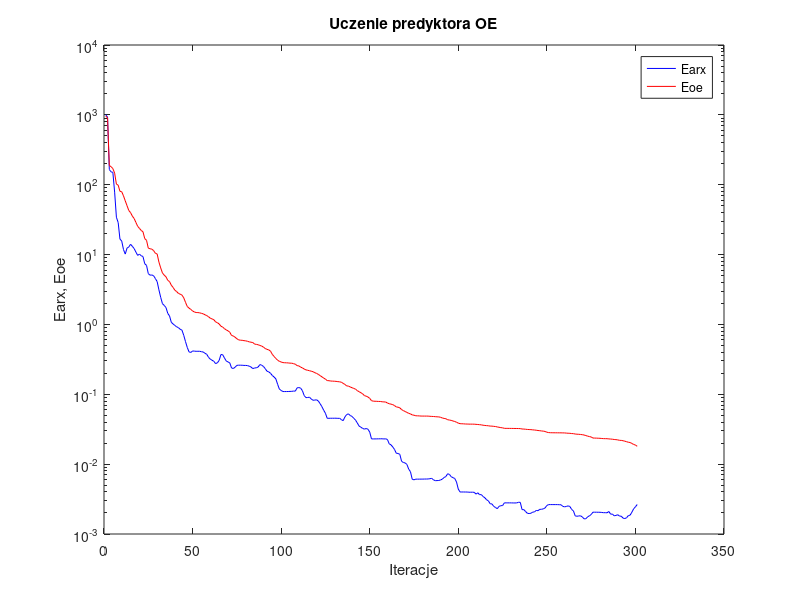
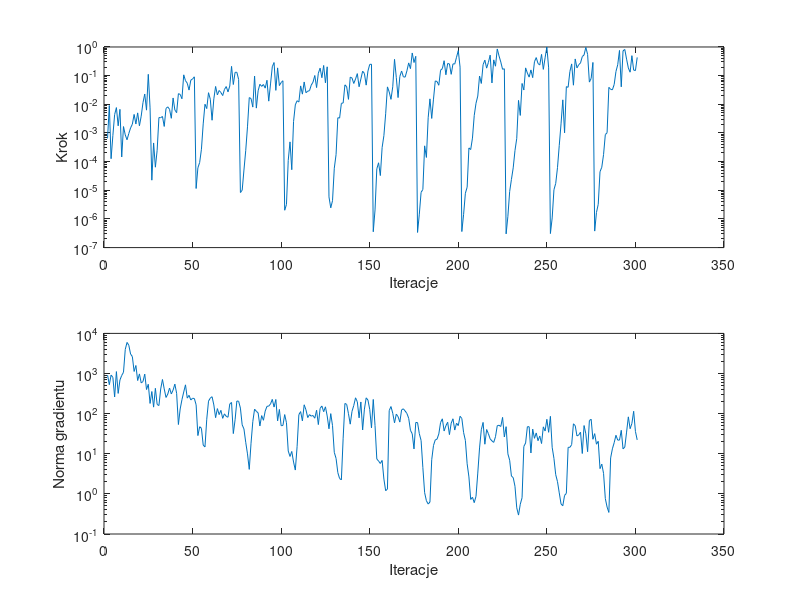

These charts were generated, in order, by the following MATLAB code:
%uczenie predyktora oe
clear all;
n=0; farx(n+1)=1.003581e+003; foe(n+1)=9.611215e+002; wspucz(n+1)=0.000000e+000; ng(n+1)=0.000000e+000;
%odnowa zmiennej metryki
n=1; farx(n+1)=9.292118e+002; foe(n+1)=9.052506e+002; krok(n+1)=6.467102e-004; ng(n+1)=9.108294e+002;
n=2; farx(n+1)=1.647960e+002; foe(n+1)=1.880960e+002; krok(n+1)=9.082851e-003; ng(n+1)=5.264689e+002;
n=3; farx(n+1)=1.529168e+002; foe(n+1)=1.811700e+002; krok(n+1)=1.264415e-004; ng(n+1)=9.125320e+002;
n=4; farx(n+1)=1.500416e+002; foe(n+1)=1.701239e+002; krok(n+1)=8.100612e-004; ng(n+1)=8.049860e+002;
n=5; farx(n+1)=7.830868e+001; foe(n+1)=1.464418e+002; krok(n+1)=4.372259e-003; ng(n+1)=2.603633e+002;
n=6; farx(n+1)=3.423090e+001; foe(n+1)=1.020329e+002; krok(n+1)=7.680234e-003; ng(n+1)=1.117123e+003;
n=7; farx(n+1)=2.875390e+001; foe(n+1)=9.866351e+001; krok(n+1)=1.776276e-003; ng(n+1)=3.193756e+002;
n=8; farx(n+1)=1.666308e+001; foe(n+1)=8.046431e+001; krok(n+1)=6.665163e-003; ng(n+1)=6.906516e+002;
n=9; farx(n+1)=1.561761e+001; foe(n+1)=7.943340e+001; krok(n+1)=1.452552e-004; ng(n+1)=8.950801e+002;
n=10; farx(n+1)=1.180180e+001; foe(n+1)=6.927549e+001; krok(n+1)=1.671680e-003; ng(n+1)=1.073536e+003;
n=11; farx(n+1)=1.016309e+001; foe(n+1)=5.876091e+001; krok(n+1)=8.547841e-004; ng(n+1)=3.989473e+003;
n=12; farx(n+1)=1.237460e+001; foe(n+1)=5.008090e+001; krok(n+1)=5.782294e-004; ng(n+1)=5.955740e+003;
n=13; farx(n+1)=1.285847e+001; foe(n+1)=4.272788e+001; krok(n+1)=9.578186e-004; ng(n+1)=5.068522e+003;
n=14; farx(n+1)=1.405126e+001; foe(n+1)=3.985908e+001; krok(n+1)=1.499941e-003; ng(n+1)=3.066107e+003;
n=15; farx(n+1)=1.312436e+001; foe(n+1)=3.552382e+001; krok(n+1)=2.019006e-003; ng(n+1)=2.644490e+003;
n=16; farx(n+1)=1.220449e+001; foe(n+1)=3.285683e+001; krok(n+1)=4.437686e-003; ng(n+1)=1.125083e+003;
n=17; farx(n+1)=1.086048e+001; foe(n+1)=2.888919e+001; krok(n+1)=2.053340e-003; ng(n+1)=1.584682e+003;
n=18; farx(n+1)=9.742159e+000; foe(n+1)=2.540825e+001; krok(n+1)=5.022246e-003; ng(n+1)=6.681081e+002;
n=19; farx(n+1)=1.013922e+001; foe(n+1)=2.372453e+001; krok(n+1)=1.779752e-003; ng(n+1)=9.782030e+002;
n=20; farx(n+1)=9.632670e+000; foe(n+1)=2.213398e+001; krok(n+1)=3.869544e-003; ng(n+1)=5.837197e+002;
n=21; farx(n+1)=9.378916e+000; foe(n+1)=2.124088e+001; krok(n+1)=1.142218e-002; ng(n+1)=6.305481e+002;
n=22; farx(n+1)=7.385072e+000; foe(n+1)=1.690591e+001; krok(n+1)=2.284436e-002; ng(n+1)=9.666178e+002;
n=23; farx(n+1)=7.011218e+000; foe(n+1)=1.602564e+001; krok(n+1)=6.256921e-003; ng(n+1)=3.988353e+002;
n=24; farx(n+1)=5.338659e+000; foe(n+1)=1.236151e+001; krok(n+1)=1.111619e-001; ng(n+1)=5.393672e+002;
n=25; farx(n+1)=5.068166e+000; foe(n+1)=1.211622e+001; krok(n+1)=7.505960e-003; ng(n+1)=1.794476e+002;
%odnowa zmiennej metryki
n=26; farx(n+1)=5.110000e+000; foe(n+1)=1.195582e+001; krok(n+1)=2.253084e-005; ng(n+1)=3.558744e+002;
n=27; farx(n+1)=4.976035e+000; foe(n+1)=1.140289e+001; krok(n+1)=4.482666e-004; ng(n+1)=1.452806e+002;
n=28; farx(n+1)=4.536916e+000; foe(n+1)=1.043179e+001; krok(n+1)=6.391351e-005; ng(n+1)=4.278799e+002;
n=29; farx(n+1)=4.107065e+000; foe(n+1)=1.020486e+001; krok(n+1)=2.497184e-004; ng(n+1)=1.698773e+002;
n=30; farx(n+1)=3.127262e+000; foe(n+1)=7.807361e+000; krok(n+1)=3.446556e-003; ng(n+1)=1.589602e+002;
n=31; farx(n+1)=2.443182e+000; foe(n+1)=6.446689e+000; krok(n+1)=3.409149e-003; ng(n+1)=4.106065e+002;
n=32; farx(n+1)=1.980692e+000; foe(n+1)=5.450604e+000; krok(n+1)=3.758503e-003; ng(n+1)=7.100503e+002;
n=33; farx(n+1)=1.872583e+000; foe(n+1)=5.074941e+000; krok(n+1)=1.688016e-003; ng(n+1)=4.131022e+002;
n=34; farx(n+1)=1.741909e+000; foe(n+1)=4.805572e+000; krok(n+1)=7.172266e-003; ng(n+1)=2.531195e+002;
n=35; farx(n+1)=1.437958e+000; foe(n+1)=4.275083e+000; krok(n+1)=8.155298e-003; ng(n+1)=3.068952e+002;
n=36; farx(n+1)=1.321073e+000; foe(n+1)=4.103410e+000; krok(n+1)=6.669234e-003; ng(n+1)=4.349246e+002;
n=37; farx(n+1)=1.071671e+000; foe(n+1)=3.641693e+000; krok(n+1)=3.248447e-003; ng(n+1)=3.095270e+002;
n=38; farx(n+1)=1.016264e+000; foe(n+1)=3.386388e+000; krok(n+1)=1.664870e-002; ng(n+1)=3.867170e+002;
n=39; farx(n+1)=9.661502e-001; foe(n+1)=3.088810e+000; krok(n+1)=6.353015e-003; ng(n+1)=5.441632e+002;
n=40; farx(n+1)=9.256311e-001; foe(n+1)=2.955901e+000; krok(n+1)=5.107684e-003; ng(n+1)=3.214362e+002;
n=41; farx(n+1)=8.994701e-001; foe(n+1)=2.782882e+000; krok(n+1)=2.351765e-002; ng(n+1)=5.352045e+001;
n=42; farx(n+1)=8.518967e-001; foe(n+1)=2.710971e+000; krok(n+1)=2.219272e-002; ng(n+1)=1.307587e+002;
n=43; farx(n+1)=8.286948e-001; foe(n+1)=2.630478e+000; krok(n+1)=1.561084e-002; ng(n+1)=2.227616e+002;
n=44; farx(n+1)=6.999341e-001; foe(n+1)=2.408499e+000; krok(n+1)=1.067078e-001; ng(n+1)=3.452688e+002;
n=45; farx(n+1)=5.688303e-001; foe(n+1)=2.075565e+000; krok(n+1)=6.680629e-002; ng(n+1)=5.222151e+002;
n=46; farx(n+1)=4.687276e-001; foe(n+1)=1.807382e+000; krok(n+1)=5.442027e-002; ng(n+1)=2.438098e+002;
n=47; farx(n+1)=4.049740e-001; foe(n+1)=1.712209e+000; krok(n+1)=3.134015e-002; ng(n+1)=2.863276e+002;
n=48; farx(n+1)=3.969936e-001; foe(n+1)=1.640533e+000; krok(n+1)=6.963444e-002; ng(n+1)=2.186270e+002;
n=49; farx(n+1)=4.169953e-001; foe(n+1)=1.558452e+000; krok(n+1)=7.672268e-002; ng(n+1)=2.417567e+002;
n=50; farx(n+1)=4.148196e-001; foe(n+1)=1.509218e+000; krok(n+1)=9.089589e-002; ng(n+1)=2.382157e+002;
%odnowa zmiennej metryki
n=51; farx(n+1)=4.124225e-001; foe(n+1)=1.480379e+000; krok(n+1)=1.153689e-005; ng(n+1)=1.663090e+002;
n=52; farx(n+1)=4.127525e-001; foe(n+1)=1.477660e+000; krok(n+1)=6.094597e-005; ng(n+1)=2.839195e+001;
n=53; farx(n+1)=4.128619e-001; foe(n+1)=1.465914e+000; krok(n+1)=9.339144e-005; ng(n+1)=4.724747e+001;
n=54; farx(n+1)=4.068329e-001; foe(n+1)=1.441072e+000; krok(n+1)=2.702675e-004; ng(n+1)=4.304642e+001;
n=55; farx(n+1)=4.033904e-001; foe(n+1)=1.419305e+000; krok(n+1)=2.075244e-003; ng(n+1)=1.653157e+001;
n=56; farx(n+1)=3.863302e-001; foe(n+1)=1.375208e+000; krok(n+1)=1.005588e-002; ng(n+1)=1.478924e+001;
n=57; farx(n+1)=3.734432e-001; foe(n+1)=1.338168e+000; krok(n+1)=7.088910e-003; ng(n+1)=7.252095e+001;
n=58; farx(n+1)=3.384335e-001; foe(n+1)=1.289656e+000; krok(n+1)=2.541206e-002; ng(n+1)=2.048042e+002;
n=59; farx(n+1)=3.187099e-001; foe(n+1)=1.227181e+000; krok(n+1)=1.506159e-002; ng(n+1)=2.438909e+002;
n=60; farx(n+1)=3.070138e-001; foe(n+1)=1.199560e+000; krok(n+1)=2.778799e-003; ng(n+1)=2.643790e+002;
n=61; farx(n+1)=2.967579e-001; foe(n+1)=1.169284e+000; krok(n+1)=1.551403e-002; ng(n+1)=1.649326e+002;
n=62; farx(n+1)=2.747199e-001; foe(n+1)=1.086738e+000; krok(n+1)=4.194258e-002; ng(n+1)=7.933869e+001;
n=63; farx(n+1)=2.821648e-001; foe(n+1)=1.059553e+000; krok(n+1)=2.128042e-002; ng(n+1)=1.335557e+002;
n=64; farx(n+1)=3.053014e-001; foe(n+1)=1.015453e+000; krok(n+1)=3.034235e-002; ng(n+1)=9.463735e+001;
n=65; farx(n+1)=3.708001e-001; foe(n+1)=9.436072e-001; krok(n+1)=2.570124e-002; ng(n+1)=1.207477e+002;
n=66; farx(n+1)=3.687013e-001; foe(n+1)=9.166952e-001; krok(n+1)=2.015462e-002; ng(n+1)=7.635272e+001;
n=67; farx(n+1)=3.307478e-001; foe(n+1)=8.696021e-001; krok(n+1)=3.300845e-002; ng(n+1)=9.882014e+001;
n=68; farx(n+1)=3.001735e-001; foe(n+1)=8.357196e-001; krok(n+1)=4.158324e-002; ng(n+1)=8.552028e+001;
n=69; farx(n+1)=2.904815e-001; foe(n+1)=8.097933e-001; krok(n+1)=2.710756e-002; ng(n+1)=8.129726e+001;
n=70; farx(n+1)=2.815342e-001; foe(n+1)=7.733315e-001; krok(n+1)=4.346837e-002; ng(n+1)=1.741987e+002;
n=71; farx(n+1)=2.380187e-001; foe(n+1)=6.955095e-001; krok(n+1)=2.106628e-001; ng(n+1)=1.897907e+002;
n=72; farx(n+1)=2.340347e-001; foe(n+1)=6.834146e-001; krok(n+1)=4.904612e-002; ng(n+1)=3.186315e+001;
n=73; farx(n+1)=2.441017e-001; foe(n+1)=6.556597e-001; krok(n+1)=1.305790e-001; ng(n+1)=7.042504e+001;
n=74; farx(n+1)=2.594374e-001; foe(n+1)=6.244525e-001; krok(n+1)=1.307960e-001; ng(n+1)=2.067387e+002;
n=75; farx(n+1)=2.610776e-001; foe(n+1)=6.018431e-001; krok(n+1)=7.356694e-002; ng(n+1)=2.032718e+002;
%odnowa zmiennej metryki
n=76; farx(n+1)=2.608015e-001; foe(n+1)=5.943024e-001; krok(n+1)=8.333245e-006; ng(n+1)=1.375209e+002;
n=77; farx(n+1)=2.604672e-001; foe(n+1)=5.928597e-001; krok(n+1)=1.001618e-005; ng(n+1)=5.253834e+001;
n=78; farx(n+1)=2.589164e-001; foe(n+1)=5.860411e-001; krok(n+1)=5.075699e-005; ng(n+1)=4.162021e+001;
n=79; farx(n+1)=2.589735e-001; foe(n+1)=5.820898e-001; krok(n+1)=2.411330e-004; ng(n+1)=1.935535e+001;
n=80; farx(n+1)=2.574992e-001; foe(n+1)=5.736724e-001; krok(n+1)=1.635770e-003; ng(n+1)=9.932511e+000;
n=81; farx(n+1)=2.524235e-001; foe(n+1)=5.630118e-001; krok(n+1)=1.716139e-002; ng(n+1)=4.082462e+000;
n=82; farx(n+1)=2.457084e-001; foe(n+1)=5.564443e-001; krok(n+1)=1.586441e-002; ng(n+1)=1.830875e+001;
n=83; farx(n+1)=2.332875e-001; foe(n+1)=5.506913e-001; krok(n+1)=7.993461e-003; ng(n+1)=6.330094e+001;
n=84; farx(n+1)=2.379706e-001; foe(n+1)=5.231238e-001; krok(n+1)=9.636975e-002; ng(n+1)=1.294613e+002;
n=85; farx(n+1)=2.397565e-001; foe(n+1)=5.182328e-001; krok(n+1)=7.366454e-003; ng(n+1)=1.140606e+002;
n=86; farx(n+1)=2.455030e-001; foe(n+1)=5.120809e-001; krok(n+1)=2.967304e-002; ng(n+1)=1.046967e+002;
n=87; farx(n+1)=2.662068e-001; foe(n+1)=5.000554e-001; krok(n+1)=5.005537e-002; ng(n+1)=4.927072e+001;
n=88; farx(n+1)=2.610710e-001; foe(n+1)=4.904800e-001; krok(n+1)=4.218186e-002; ng(n+1)=8.926510e+001;
n=89; farx(n+1)=2.502067e-001; foe(n+1)=4.737283e-001; krok(n+1)=4.904612e-002; ng(n+1)=6.832867e+001;
n=90; farx(n+1)=2.333659e-001; foe(n+1)=4.525029e-001; krok(n+1)=3.663180e-002; ng(n+1)=1.156548e+002;
n=91; farx(n+1)=2.140561e-001; foe(n+1)=4.399005e-001; krok(n+1)=6.900644e-002; ng(n+1)=1.521998e+002;
n=92; farx(n+1)=2.093695e-001; foe(n+1)=4.321662e-001; krok(n+1)=1.289397e-002; ng(n+1)=1.540524e+002;
n=93; farx(n+1)=1.998871e-001; foe(n+1)=4.147250e-001; krok(n+1)=5.131523e-002; ng(n+1)=1.745633e+002;
n=94; farx(n+1)=1.858542e-001; foe(n+1)=3.730811e-001; krok(n+1)=2.045255e-001; ng(n+1)=2.266052e+002;
n=95; farx(n+1)=1.769030e-001; foe(n+1)=3.483448e-001; krok(n+1)=2.863419e-001; ng(n+1)=1.456161e+002;
n=96; farx(n+1)=1.664336e-001; foe(n+1)=3.254470e-001; krok(n+1)=3.065020e-002; ng(n+1)=2.252467e+002;
n=97; farx(n+1)=1.392814e-001; foe(n+1)=3.079014e-001; krok(n+1)=1.865388e-001; ng(n+1)=6.603224e+001;
n=98; farx(n+1)=1.184512e-001; foe(n+1)=2.961842e-001; krok(n+1)=4.502187e-002; ng(n+1)=1.272974e+002;
n=99; farx(n+1)=1.135275e-001; foe(n+1)=2.900774e-001; krok(n+1)=5.753341e-002; ng(n+1)=5.005860e+001;
n=100; farx(n+1)=1.094688e-001; foe(n+1)=2.842431e-001; krok(n+1)=6.640781e-002; ng(n+1)=5.066506e+001;
%odnowa zmiennej metryki
n=101; farx(n+1)=1.094436e-001; foe(n+1)=2.828263e-001; krok(n+1)=2.011017e-006; ng(n+1)=9.475255e+001;
n=102; farx(n+1)=1.094875e-001; foe(n+1)=2.822313e-001; krok(n+1)=3.185985e-006; ng(n+1)=5.938183e+001;
n=103; farx(n+1)=1.095729e-001; foe(n+1)=2.811515e-001; krok(n+1)=1.098766e-004; ng(n+1)=1.172315e+001;
n=104; farx(n+1)=1.100081e-001; foe(n+1)=2.790247e-001; krok(n+1)=4.884852e-004; ng(n+1)=8.574024e+000;
n=105; farx(n+1)=1.101637e-001; foe(n+1)=2.787148e-001; krok(n+1)=5.219632e-005; ng(n+1)=1.141562e+001;
n=106; farx(n+1)=1.112756e-001; foe(n+1)=2.743105e-001; krok(n+1)=2.501815e-003; ng(n+1)=6.220459e+000;
n=107; farx(n+1)=1.109817e-001; foe(n+1)=2.695659e-001; krok(n+1)=9.566232e-003; ng(n+1)=3.924111e+000;
n=108; farx(n+1)=1.235741e-001; foe(n+1)=2.573510e-001; krok(n+1)=1.333847e-002; ng(n+1)=1.499776e+001;
n=109; farx(n+1)=1.248332e-001; foe(n+1)=2.548521e-001; krok(n+1)=1.199493e-002; ng(n+1)=9.430573e+001;
n=110; farx(n+1)=1.226188e-001; foe(n+1)=2.448156e-001; krok(n+1)=4.382471e-002; ng(n+1)=1.124451e+002;
n=111; farx(n+1)=1.126494e-001; foe(n+1)=2.387024e-001; krok(n+1)=2.262062e-002; ng(n+1)=6.601720e+001;
n=112; farx(n+1)=9.597568e-002; foe(n+1)=2.301766e-001; krok(n+1)=6.021814e-002; ng(n+1)=1.662132e+002;
n=113; farx(n+1)=8.953393e-002; foe(n+1)=2.235935e-001; krok(n+1)=2.541206e-002; ng(n+1)=1.248628e+002;
n=114; farx(n+1)=8.996104e-002; foe(n+1)=2.205360e-001; krok(n+1)=2.867438e-002; ng(n+1)=7.987677e+001;
n=115; farx(n+1)=9.084339e-002; foe(n+1)=2.174439e-001; krok(n+1)=2.992730e-002; ng(n+1)=9.455803e+001;
n=116; farx(n+1)=8.563921e-002; foe(n+1)=2.140842e-001; krok(n+1)=4.681906e-002; ng(n+1)=8.643463e+001;
n=117; farx(n+1)=8.207059e-002; foe(n+1)=2.105036e-001; krok(n+1)=5.954236e-002; ng(n+1)=8.990039e+001;
n=118; farx(n+1)=8.267088e-002; foe(n+1)=2.039513e-001; krok(n+1)=1.011873e-001; ng(n+1)=7.694197e+001;
n=119; farx(n+1)=8.338675e-002; foe(n+1)=1.989234e-001; krok(n+1)=3.830459e-002; ng(n+1)=1.216215e+002;
n=120; farx(n+1)=8.003399e-002; foe(n+1)=1.927178e-001; krok(n+1)=1.218112e-001; ng(n+1)=5.337401e+001;
n=121; farx(n+1)=7.337966e-002; foe(n+1)=1.851185e-001; krok(n+1)=1.827549e-001; ng(n+1)=1.356677e+002;
n=122; farx(n+1)=6.657876e-002; foe(n+1)=1.778754e-001; krok(n+1)=8.452792e-002; ng(n+1)=1.547311e+002;
n=123; farx(n+1)=5.925744e-002; foe(n+1)=1.705759e-001; krok(n+1)=2.268451e-001; ng(n+1)=1.117234e+002;
n=124; farx(n+1)=5.346306e-002; foe(n+1)=1.649340e-001; krok(n+1)=5.623415e-002; ng(n+1)=1.478520e+002;
n=125; farx(n+1)=4.530749e-002; foe(n+1)=1.571140e-001; krok(n+1)=2.031949e-001; ng(n+1)=8.717061e+001;
%odnowa zmiennej metryki
n=126; farx(n+1)=4.534083e-002; foe(n+1)=1.564405e-001; krok(n+1)=5.874564e-006; ng(n+1)=4.190852e+001;
n=127; farx(n+1)=4.540787e-002; foe(n+1)=1.548290e-001; krok(n+1)=2.441629e-006; ng(n+1)=1.000235e+002;
n=128; farx(n+1)=4.541388e-002; foe(n+1)=1.542966e-001; krok(n+1)=4.333677e-006; ng(n+1)=5.023420e+001;
n=129; farx(n+1)=4.540950e-002; foe(n+1)=1.538290e-001; krok(n+1)=5.883434e-005; ng(n+1)=1.083209e+001;
n=130; farx(n+1)=4.547856e-002; foe(n+1)=1.531034e-001; krok(n+1)=1.752622e-004; ng(n+1)=7.668028e+000;
n=131; farx(n+1)=4.521217e-002; foe(n+1)=1.517320e-001; krok(n+1)=3.401267e-003; ng(n+1)=3.384417e+000;
n=132; farx(n+1)=4.537956e-002; foe(n+1)=1.508880e-001; krok(n+1)=3.303309e-003; ng(n+1)=2.414726e+000;
n=133; farx(n+1)=4.339693e-002; foe(n+1)=1.487805e-001; krok(n+1)=1.082825e-002; ng(n+1)=2.235129e+000;
n=134; farx(n+1)=4.190919e-002; foe(n+1)=1.433779e-001; krok(n+1)=1.109636e-002; ng(n+1)=2.442027e+001;
n=135; farx(n+1)=4.744344e-002; foe(n+1)=1.383562e-001; krok(n+1)=4.781642e-002; ng(n+1)=1.792996e+002;
n=136; farx(n+1)=5.131860e-002; foe(n+1)=1.318778e-001; krok(n+1)=4.077788e-002; ng(n+1)=1.696657e+002;
n=137; farx(n+1)=5.244811e-002; foe(n+1)=1.309900e-001; krok(n+1)=1.488820e-002; ng(n+1)=9.980596e+001;
n=138; farx(n+1)=4.968396e-002; foe(n+1)=1.273265e-001; krok(n+1)=8.877087e-002; ng(n+1)=5.467106e+001;
n=139; farx(n+1)=4.823823e-002; foe(n+1)=1.242126e-001; krok(n+1)=8.277891e-002; ng(n+1)=1.139633e+002;
n=140; farx(n+1)=4.532955e-002; foe(n+1)=1.213226e-001; krok(n+1)=5.335388e-002; ng(n+1)=1.599037e+002;
n=141; farx(n+1)=4.265149e-002; foe(n+1)=1.184524e-001; krok(n+1)=7.660919e-002; ng(n+1)=2.481589e+002;
n=142; farx(n+1)=3.882535e-002; foe(n+1)=1.127758e-001; krok(n+1)=1.176675e-001; ng(n+1)=1.973610e+002;
n=143; farx(n+1)=3.507655e-002; foe(n+1)=1.088862e-001; krok(n+1)=4.095813e-002; ng(n+1)=7.853420e+001;
n=144; farx(n+1)=3.380010e-002; foe(n+1)=1.053897e-001; krok(n+1)=7.636705e-002; ng(n+1)=1.954389e+002;
n=145; farx(n+1)=3.247535e-002; foe(n+1)=1.016122e-001; krok(n+1)=1.434696e-001; ng(n+1)=3.923095e+001;
n=146; farx(n+1)=3.170942e-002; foe(n+1)=9.575459e-002; krok(n+1)=1.191056e-001; ng(n+1)=1.295929e+002;
n=147; farx(n+1)=3.239054e-002; foe(n+1)=9.401958e-002; krok(n+1)=4.663470e-002; ng(n+1)=2.474569e+002;
n=148; farx(n+1)=3.159467e-002; foe(n+1)=9.145992e-002; krok(n+1)=1.447238e-001; ng(n+1)=2.175471e+002;
n=149; farx(n+1)=2.877972e-002; foe(n+1)=8.745735e-002; krok(n+1)=2.464885e-001; ng(n+1)=1.279510e+002;
n=150; farx(n+1)=2.298102e-002; foe(n+1)=8.104615e-002; krok(n+1)=2.507999e-001; ng(n+1)=4.411483e+001;
%odnowa zmiennej metryki
n=151; farx(n+1)=2.297076e-002; foe(n+1)=7.975757e-002; krok(n+1)=3.571463e-007; ng(n+1)=2.256836e+002;
n=152; farx(n+1)=2.297781e-002; foe(n+1)=7.948682e-002; krok(n+1)=2.061399e-006; ng(n+1)=5.049439e+001;
n=153; farx(n+1)=2.299882e-002; foe(n+1)=7.930920e-002; krok(n+1)=5.582033e-005; ng(n+1)=7.421703e+000;
n=154; farx(n+1)=2.303954e-002; foe(n+1)=7.899087e-002; krok(n+1)=9.108340e-005; ng(n+1)=6.569284e+000;
n=155; farx(n+1)=2.304983e-002; foe(n+1)=7.892445e-002; krok(n+1)=3.262026e-005; ng(n+1)=5.730204e+000;
n=156; farx(n+1)=2.308084e-002; foe(n+1)=7.813760e-002; krok(n+1)=3.095029e-004; ng(n+1)=6.822033e+000;
n=157; farx(n+1)=2.293424e-002; foe(n+1)=7.779336e-002; krok(n+1)=8.062699e-004; ng(n+1)=2.343276e+000;
n=158; farx(n+1)=2.305549e-002; foe(n+1)=7.752344e-002; krok(n+1)=4.663178e-003; ng(n+1)=1.197853e+000;
n=159; farx(n+1)=2.254567e-002; foe(n+1)=7.501842e-002; krok(n+1)=4.050274e-002; ng(n+1)=1.321383e+000;
n=160; farx(n+1)=1.955452e-002; foe(n+1)=7.326425e-002; krok(n+1)=2.712333e-002; ng(n+1)=1.192881e+002;
n=161; farx(n+1)=1.890367e-002; foe(n+1)=7.228885e-002; krok(n+1)=1.488820e-002; ng(n+1)=1.502807e+002;
n=162; farx(n+1)=1.762879e-002; foe(n+1)=7.112605e-002; krok(n+1)=4.076532e-002; ng(n+1)=1.023365e+002;
n=163; farx(n+1)=1.623433e-002; foe(n+1)=6.892588e-002; krok(n+1)=3.706964e-001; ng(n+1)=5.901521e+001;
n=164; farx(n+1)=1.431069e-002; foe(n+1)=6.592739e-002; krok(n+1)=8.662598e-002; ng(n+1)=9.693058e+001;
n=165; farx(n+1)=1.422712e-002; foe(n+1)=6.534686e-002; krok(n+1)=1.715934e-002; ng(n+1)=8.437689e+001;
n=166; farx(n+1)=1.380703e-002; foe(n+1)=6.397094e-002; krok(n+1)=9.363811e-002; ng(n+1)=6.156994e+001;
n=167; farx(n+1)=1.096024e-002; foe(n+1)=6.036503e-002; krok(n+1)=1.452645e-001; ng(n+1)=1.244286e+002;
n=168; farx(n+1)=1.056337e-002; foe(n+1)=5.841746e-002; krok(n+1)=9.111837e-002; ng(n+1)=1.317597e+002;
n=169; farx(n+1)=1.040199e-002; foe(n+1)=5.672746e-002; krok(n+1)=8.877087e-002; ng(n+1)=1.162522e+002;
n=170; farx(n+1)=9.903508e-003; foe(n+1)=5.498891e-002; krok(n+1)=1.473741e-001; ng(n+1)=1.009725e+002;
n=171; farx(n+1)=8.490667e-003; foe(n+1)=5.337685e-002; krok(n+1)=2.785378e-001; ng(n+1)=7.662287e+001;
n=172; farx(n+1)=7.792689e-003; foe(n+1)=5.241663e-002; krok(n+1)=1.755320e-001; ng(n+1)=3.839784e+001;
n=173; farx(n+1)=6.072593e-003; foe(n+1)=5.068456e-002; krok(n+1)=6.183220e-001; ng(n+1)=3.144335e+001;
n=174; farx(n+1)=5.964139e-003; foe(n+1)=5.017708e-002; krok(n+1)=2.869393e-001; ng(n+1)=1.319395e+001;
n=175; farx(n+1)=6.098464e-003; foe(n+1)=4.926901e-002; krok(n+1)=4.726961e-001; ng(n+1)=6.018328e+001;
%odnowa zmiennej metryki
n=176; farx(n+1)=6.098200e-003; foe(n+1)=4.917435e-002; krok(n+1)=3.377220e-007; ng(n+1)=5.987351e+001;
n=177; farx(n+1)=6.101937e-003; foe(n+1)=4.903936e-002; krok(n+1)=1.469095e-006; ng(n+1)=3.166947e+001;
n=178; farx(n+1)=6.106609e-003; foe(n+1)=4.877733e-002; krok(n+1)=8.501198e-006; ng(n+1)=2.146669e+001;
n=179; farx(n+1)=6.106437e-003; foe(n+1)=4.876591e-002; krok(n+1)=1.061240e-005; ng(n+1)=4.511313e+000;
n=180; farx(n+1)=6.122987e-003; foe(n+1)=4.874233e-002; krok(n+1)=3.551278e-004; ng(n+1)=1.069704e+000;
n=181; farx(n+1)=6.123653e-003; foe(n+1)=4.874002e-002; krok(n+1)=1.398154e-004; ng(n+1)=6.747131e-001;
n=182; farx(n+1)=6.136236e-003; foe(n+1)=4.870944e-002; krok(n+1)=3.400118e-003; ng(n+1)=5.576535e-001;
n=183; farx(n+1)=6.190224e-003; foe(n+1)=4.840395e-002; krok(n+1)=1.548166e-002; ng(n+1)=6.275775e-001;
n=184; farx(n+1)=6.255263e-003; foe(n+1)=4.822078e-002; krok(n+1)=3.209934e-003; ng(n+1)=7.102827e+000;
n=185; farx(n+1)=5.965118e-003; foe(n+1)=4.808592e-002; krok(n+1)=1.513348e-002; ng(n+1)=1.606892e+001;
n=186; farx(n+1)=5.793539e-003; foe(n+1)=4.782867e-002; krok(n+1)=6.539800e-002; ng(n+1)=2.217855e+001;
n=187; farx(n+1)=5.818251e-003; foe(n+1)=4.759212e-002; krok(n+1)=6.252611e-002; ng(n+1)=2.313164e+001;
n=188; farx(n+1)=5.837648e-003; foe(n+1)=4.746637e-002; krok(n+1)=4.614317e-002; ng(n+1)=3.117096e+001;
n=189; farx(n+1)=5.938374e-003; foe(n+1)=4.683446e-002; krok(n+1)=1.549330e-001; ng(n+1)=6.019662e+001;
n=190; farx(n+1)=6.108383e-003; foe(n+1)=4.580888e-002; krok(n+1)=1.755320e-001; ng(n+1)=7.428766e+001;
n=191; farx(n+1)=6.439535e-003; foe(n+1)=4.512475e-002; krok(n+1)=3.321888e-001; ng(n+1)=3.692175e+001;
n=192; farx(n+1)=6.649813e-003; foe(n+1)=4.467306e-002; krok(n+1)=1.072012e-001; ng(n+1)=4.987383e+001;
n=193; farx(n+1)=7.291491e-003; foe(n+1)=4.323690e-002; krok(n+1)=2.656312e-001; ng(n+1)=6.109765e+001;
n=194; farx(n+1)=7.119444e-003; foe(n+1)=4.280275e-002; krok(n+1)=2.569287e-001; ng(n+1)=3.000163e+001;
n=195; farx(n+1)=6.617497e-003; foe(n+1)=4.228892e-002; krok(n+1)=1.111619e-001; ng(n+1)=5.798513e+001;
n=196; farx(n+1)=6.403600e-003; foe(n+1)=4.148351e-002; krok(n+1)=2.584327e-001; ng(n+1)=7.441042e+001;
n=197; farx(n+1)=6.235238e-003; foe(n+1)=4.079688e-002; krok(n+1)=2.538306e-001; ng(n+1)=3.895863e+001;
n=198; farx(n+1)=5.549725e-003; foe(n+1)=3.979965e-002; krok(n+1)=4.386596e-001; ng(n+1)=5.774826e+001;
n=199; farx(n+1)=4.395384e-003; foe(n+1)=3.865984e-002; krok(n+1)=7.461831e-001; ng(n+1)=5.037670e+001;
n=200; farx(n+1)=3.993918e-003; foe(n+1)=3.797038e-002; krok(n+1)=1.981883e-001; ng(n+1)=8.596191e+001;
%odnowa zmiennej metryki
n=201; farx(n+1)=3.994832e-003; foe(n+1)=3.785320e-002; krok(n+1)=3.629435e-007; ng(n+1)=7.589916e+001;
n=202; farx(n+1)=3.995201e-003; foe(n+1)=3.776249e-002; krok(n+1)=1.443225e-006; ng(n+1)=3.369131e+001;
n=203; farx(n+1)=3.989550e-003; foe(n+1)=3.754193e-002; krok(n+1)=7.903027e-006; ng(n+1)=2.148614e+001;
n=204; farx(n+1)=3.989585e-003; foe(n+1)=3.751615e-002; krok(n+1)=1.278344e-005; ng(n+1)=5.626093e+000;
n=205; farx(n+1)=3.964034e-003; foe(n+1)=3.739268e-002; krok(n+1)=3.011518e-004; ng(n+1)=2.650799e+000;
n=206; farx(n+1)=3.963102e-003; foe(n+1)=3.738778e-002; krok(n+1)=2.630324e-004; ng(n+1)=7.278610e-001;
n=207; farx(n+1)=3.967495e-003; foe(n+1)=3.736765e-002; krok(n+1)=6.617550e-004; ng(n+1)=8.254580e-001;
n=208; farx(n+1)=3.950740e-003; foe(n+1)=3.733418e-002; krok(n+1)=4.055547e-003; ng(n+1)=6.044855e-001;
n=209; farx(n+1)=3.724076e-003; foe(n+1)=3.713111e-002; krok(n+1)=1.086709e-002; ng(n+1)=8.685867e-001;
n=210; farx(n+1)=3.891068e-003; foe(n+1)=3.695288e-002; krok(n+1)=1.938023e-002; ng(n+1)=3.298299e+000;
n=211; farx(n+1)=3.655452e-003; foe(n+1)=3.674379e-002; krok(n+1)=9.704432e-002; ng(n+1)=1.397448e+001;
n=212; farx(n+1)=3.665928e-003; foe(n+1)=3.650521e-002; krok(n+1)=5.335388e-002; ng(n+1)=3.986350e+001;
n=213; farx(n+1)=3.441952e-003; foe(n+1)=3.607903e-002; krok(n+1)=2.418674e-001; ng(n+1)=6.044384e+001;
n=214; farx(n+1)=3.299059e-003; foe(n+1)=3.578884e-002; krok(n+1)=3.477470e-001; ng(n+1)=1.729560e+001;
n=215; farx(n+1)=3.086555e-003; foe(n+1)=3.558610e-002; krok(n+1)=1.827549e-001; ng(n+1)=4.023614e+001;
n=216; farx(n+1)=2.979382e-003; foe(n+1)=3.542809e-002; krok(n+1)=2.905057e-001; ng(n+1)=3.151333e+001;
n=217; farx(n+1)=2.710038e-003; foe(n+1)=3.506281e-002; krok(n+1)=5.191100e-001; ng(n+1)=2.346841e+001;
n=218; farx(n+1)=2.694331e-003; foe(n+1)=3.502907e-002; krok(n+1)=5.558094e-002; ng(n+1)=2.095393e+001;
n=219; farx(n+1)=2.486962e-003; foe(n+1)=3.474199e-002; krok(n+1)=3.550835e-001; ng(n+1)=1.919500e+001;
n=220; farx(n+1)=2.397423e-003; foe(n+1)=3.456729e-002; krok(n+1)=2.133995e-001; ng(n+1)=2.661181e+001;
n=221; farx(n+1)=2.302379e-003; foe(n+1)=3.407822e-002; krok(n+1)=8.536620e-001; ng(n+1)=5.016174e+001;
n=222; farx(n+1)=2.486067e-003; foe(n+1)=3.372116e-002; krok(n+1)=4.880844e-001; ng(n+1)=5.129854e+001;
n=223; farx(n+1)=2.544749e-003; foe(n+1)=3.333424e-002; krok(n+1)=2.975743e-001; ng(n+1)=4.780652e+001;
n=224; farx(n+1)=2.550391e-003; foe(n+1)=3.310749e-002; krok(n+1)=1.663330e-001; ng(n+1)=8.064032e+001;
n=225; farx(n+1)=2.791692e-003; foe(n+1)=3.255989e-002; krok(n+1)=1.738735e-001; ng(n+1)=2.620772e+001;
%odnowa zmiennej metryki
n=226; farx(n+1)=2.791051e-003; foe(n+1)=3.251738e-002; krok(n+1)=3.014874e-007; ng(n+1)=4.731215e+001;
n=227; farx(n+1)=2.790643e-003; foe(n+1)=3.250919e-002; krok(n+1)=1.235574e-006; ng(n+1)=9.937772e+000;
n=228; farx(n+1)=2.790575e-003; foe(n+1)=3.248697e-002; krok(n+1)=9.049168e-006; ng(n+1)=6.908821e+000;
n=229; farx(n+1)=2.788781e-003; foe(n+1)=3.247527e-002; krok(n+1)=2.394830e-005; ng(n+1)=2.777492e+000;
n=230; farx(n+1)=2.784145e-003; foe(n+1)=3.244082e-002; krok(n+1)=6.060680e-005; ng(n+1)=2.546424e+000;
n=231; farx(n+1)=2.781477e-003; foe(n+1)=3.240564e-002; krok(n+1)=2.425061e-004; ng(n+1)=1.545288e+000;
n=232; farx(n+1)=2.789857e-003; foe(n+1)=3.239522e-002; krok(n+1)=6.467102e-004; ng(n+1)=4.492650e-001;
n=233; farx(n+1)=2.845290e-003; foe(n+1)=3.234071e-002; krok(n+1)=1.370811e-002; ng(n+1)=2.962862e-001;
n=234; farx(n+1)=2.839036e-003; foe(n+1)=3.228478e-002; krok(n+1)=4.090464e-003; ng(n+1)=5.529889e-001;
n=235; farx(n+1)=2.232978e-003; foe(n+1)=3.185540e-002; krok(n+1)=5.335388e-002; ng(n+1)=8.017535e-001;
n=236; farx(n+1)=2.233772e-003; foe(n+1)=3.178072e-002; krok(n+1)=3.153338e-002; ng(n+1)=1.518925e+001;
n=237; farx(n+1)=2.096457e-003; foe(n+1)=3.158993e-002; krok(n+1)=1.865458e-001; ng(n+1)=1.856401e+001;
n=238; farx(n+1)=1.978771e-003; foe(n+1)=3.139019e-002; krok(n+1)=1.227474e-001; ng(n+1)=4.720565e+001;
n=239; farx(n+1)=1.962062e-003; foe(n+1)=3.127348e-002; krok(n+1)=8.877087e-002; ng(n+1)=4.715938e+001;
n=240; farx(n+1)=1.982197e-003; foe(n+1)=3.119718e-002; krok(n+1)=1.585131e-001; ng(n+1)=1.045995e+001;
n=241; farx(n+1)=2.053699e-003; foe(n+1)=3.097113e-002; krok(n+1)=8.512166e-002; ng(n+1)=4.115821e+001;
n=242; farx(n+1)=2.075662e-003; foe(n+1)=3.082073e-002; krok(n+1)=3.057702e-001; ng(n+1)=2.424559e+001;
n=243; farx(n+1)=2.172507e-003; foe(n+1)=3.058756e-002; krok(n+1)=4.268310e-001; ng(n+1)=3.305728e+001;
n=244; farx(n+1)=2.156816e-003; foe(n+1)=3.030284e-002; krok(n+1)=2.656028e-001; ng(n+1)=2.117253e+001;
n=245; farx(n+1)=2.255122e-003; foe(n+1)=3.012209e-002; krok(n+1)=2.349459e-001; ng(n+1)=2.770520e+001;
n=246; farx(n+1)=2.257496e-003; foe(n+1)=2.984268e-002; krok(n+1)=5.520515e-001; ng(n+1)=1.797623e+001;
n=247; farx(n+1)=2.292321e-003; foe(n+1)=2.969550e-002; krok(n+1)=1.653712e-001; ng(n+1)=4.686569e+001;
n=248; farx(n+1)=2.360964e-003; foe(n+1)=2.936860e-002; krok(n+1)=4.187571e-001; ng(n+1)=3.685833e+001;
n=249; farx(n+1)=2.561925e-003; foe(n+1)=2.864023e-002; krok(n+1)=9.995858e-001; ng(n+1)=7.228905e+001;
n=250; farx(n+1)=2.637419e-003; foe(n+1)=2.832590e-002; krok(n+1)=1.872762e-001; ng(n+1)=3.423649e+001;
%odnowa zmiennej metryki
n=251; farx(n+1)=2.636371e-003; foe(n+1)=2.816510e-002; krok(n+1)=3.090114e-007; ng(n+1)=8.566350e+001;
n=252; farx(n+1)=2.636670e-003; foe(n+1)=2.815142e-002; krok(n+1)=1.085368e-006; ng(n+1)=1.446461e+001;
n=253; farx(n+1)=2.635663e-003; foe(n+1)=2.811922e-002; krok(n+1)=1.046074e-005; ng(n+1)=7.627822e+000;
n=254; farx(n+1)=2.635965e-003; foe(n+1)=2.811083e-002; krok(n+1)=1.738167e-005; ng(n+1)=3.007213e+000;
n=255; farx(n+1)=2.634743e-003; foe(n+1)=2.809176e-002; krok(n+1)=6.158863e-005; ng(n+1)=2.019663e+000;
n=256; farx(n+1)=2.625706e-003; foe(n+1)=2.807664e-002; krok(n+1)=3.697205e-004; ng(n+1)=1.057322e+000;
n=257; farx(n+1)=2.622028e-003; foe(n+1)=2.806247e-002; krok(n+1)=2.075244e-003; ng(n+1)=5.623050e-001;
n=258; farx(n+1)=2.486059e-003; foe(n+1)=2.801384e-002; krok(n+1)=1.430505e-002; ng(n+1)=5.058949e-001;
n=259; farx(n+1)=2.449389e-003; foe(n+1)=2.799625e-002; krok(n+1)=1.012393e-003; ng(n+1)=9.171258e-001;
n=260; farx(n+1)=2.477867e-003; foe(n+1)=2.781438e-002; krok(n+1)=4.138946e-002; ng(n+1)=1.028491e+000;
n=261; farx(n+1)=2.528635e-003; foe(n+1)=2.769920e-002; krok(n+1)=3.920662e-002; ng(n+1)=1.445544e+001;
n=262; farx(n+1)=2.476641e-003; foe(n+1)=2.763758e-002; krok(n+1)=1.392689e-001; ng(n+1)=1.445406e+001;
n=263; farx(n+1)=2.246217e-003; foe(n+1)=2.741099e-002; krok(n+1)=2.567403e-001; ng(n+1)=1.687257e+001;
n=264; farx(n+1)=2.140792e-003; foe(n+1)=2.733206e-002; krok(n+1)=4.641307e-002; ng(n+1)=5.581030e+001;
n=265; farx(n+1)=1.818016e-003; foe(n+1)=2.698948e-002; krok(n+1)=3.825314e-001; ng(n+1)=5.034762e+001;
n=266; farx(n+1)=1.793868e-003; foe(n+1)=2.683351e-002; krok(n+1)=1.865458e-001; ng(n+1)=2.778088e+001;
n=267; farx(n+1)=1.814286e-003; foe(n+1)=2.674594e-002; krok(n+1)=2.409855e-001; ng(n+1)=2.948978e+001;
n=268; farx(n+1)=1.821873e-003; foe(n+1)=2.659693e-002; krok(n+1)=2.785378e-001; ng(n+1)=3.451322e+001;
n=269; farx(n+1)=1.757075e-003; foe(n+1)=2.642394e-002; krok(n+1)=4.635137e-001; ng(n+1)=1.014869e+001;
n=270; farx(n+1)=1.649071e-003; foe(n+1)=2.613405e-002; krok(n+1)=5.281352e-001; ng(n+1)=5.049143e+001;
n=271; farx(n+1)=1.653135e-003; foe(n+1)=2.564999e-002; krok(n+1)=9.709553e-001; ng(n+1)=3.149008e+001;
n=272; farx(n+1)=1.758242e-003; foe(n+1)=2.518811e-002; krok(n+1)=5.520515e-001; ng(n+1)=1.124456e+001;
n=273; farx(n+1)=1.820877e-003; foe(n+1)=2.482463e-002; krok(n+1)=5.955282e-002; ng(n+1)=6.706346e+001;
n=274; farx(n+1)=1.897985e-003; foe(n+1)=2.450932e-002; krok(n+1)=8.000730e-002; ng(n+1)=7.248322e+001;
n=275; farx(n+1)=2.051699e-003; foe(n+1)=2.364655e-002; krok(n+1)=2.886121e-001; ng(n+1)=2.296480e+001;
%odnowa zmiennej metryki
n=276; farx(n+1)=2.051745e-003; foe(n+1)=2.361302e-002; krok(n+1)=3.766489e-007; ng(n+1)=3.174480e+001;
n=277; farx(n+1)=2.050388e-003; foe(n+1)=2.357393e-002; krok(n+1)=1.685349e-006; ng(n+1)=1.729837e+001;
n=278; farx(n+1)=2.048349e-003; foe(n+1)=2.349328e-002; krok(n+1)=3.226646e-006; ng(n+1)=2.045538e+001;
n=279; farx(n+1)=2.046491e-003; foe(n+1)=2.344084e-002; krok(n+1)=4.452497e-005; ng(n+1)=4.256086e+000;
n=280; farx(n+1)=2.035334e-003; foe(n+1)=2.329617e-002; krok(n+1)=6.352069e-005; ng(n+1)=5.519060e+000;
n=281; farx(n+1)=2.019367e-003; foe(n+1)=2.319051e-002; krok(n+1)=1.752622e-004; ng(n+1)=3.256762e+000;
n=282; farx(n+1)=2.019810e-003; foe(n+1)=2.316186e-002; krok(n+1)=8.786586e-004; ng(n+1)=7.642013e-001;
n=283; farx(n+1)=2.012553e-003; foe(n+1)=2.314580e-002; krok(n+1)=1.016108e-003; ng(n+1)=4.691078e-001;
n=284; farx(n+1)=2.100732e-003; foe(n+1)=2.297385e-002; krok(n+1)=3.903718e-002; ng(n+1)=3.452321e-001;
n=285; farx(n+1)=1.922992e-003; foe(n+1)=2.287527e-002; krok(n+1)=3.320390e-002; ng(n+1)=7.876868e+000;
n=286; farx(n+1)=1.930100e-003; foe(n+1)=2.274962e-002; krok(n+1)=3.211609e-002; ng(n+1)=1.329951e+001;
n=287; farx(n+1)=1.821653e-003; foe(n+1)=2.253047e-002; krok(n+1)=4.904612e-002; ng(n+1)=1.886964e+001;
n=288; farx(n+1)=1.844717e-003; foe(n+1)=2.242880e-002; krok(n+1)=1.392836e-001; ng(n+1)=2.888074e+001;
n=289; farx(n+1)=1.887267e-003; foe(n+1)=2.225431e-002; krok(n+1)=2.398974e-001; ng(n+1)=2.187104e+001;
n=290; farx(n+1)=1.806228e-003; foe(n+1)=2.192615e-002; krok(n+1)=7.583720e-001; ng(n+1)=2.188278e+001;
n=291; farx(n+1)=1.798451e-003; foe(n+1)=2.187322e-002; krok(n+1)=4.076532e-002; ng(n+1)=3.842099e+001;
n=292; farx(n+1)=1.689633e-003; foe(n+1)=2.164744e-002; krok(n+1)=7.311230e-001; ng(n+1)=1.323749e+001;
n=293; farx(n+1)=1.662818e-003; foe(n+1)=2.130094e-002; krok(n+1)=8.209742e-001; ng(n+1)=1.475824e+001;
n=294; farx(n+1)=1.707883e-003; foe(n+1)=2.097045e-002; krok(n+1)=3.768236e-001; ng(n+1)=3.465215e+001;
n=295; farx(n+1)=1.834095e-003; foe(n+1)=2.057276e-002; krok(n+1)=1.853482e-001; ng(n+1)=8.313359e+001;
n=296; farx(n+1)=1.860880e-003; foe(n+1)=2.041604e-002; krok(n+1)=1.320338e-001; ng(n+1)=4.210845e+001;
n=297; farx(n+1)=2.052256e-003; foe(n+1)=1.976244e-002; krok(n+1)=4.977875e-001; ng(n+1)=5.691558e+001;
n=298; farx(n+1)=2.296460e-003; foe(n+1)=1.913739e-002; krok(n+1)=1.560458e-001; ng(n+1)=1.145313e+002;
n=299; farx(n+1)=2.450333e-003; foe(n+1)=1.877127e-002; krok(n+1)=1.503594e-001; ng(n+1)=3.599167e+001;
n=300; farx(n+1)=2.643074e-003; foe(n+1)=1.801666e-002; krok(n+1)=4.324752e-001; ng(n+1)=2.214641e+001;

figure; semilogy(farx,'b'); hold on; semilogy(foe,'r'); xlabel('Iteracje'); ylabel('Earx, Eoe'); legend('Earx','Eoe'); title('Uczenie predyktora OE');
figure; subplot(2,1,1); semilogy(krok); xlabel('Iteracje'); ylabel('Krok');
subplot(2,1,2); semilogy(ng); xlabel('Iteracje'); ylabel('Norma gradientu');
Earx=farx(n+1)
Eoe=foe(n+1)
